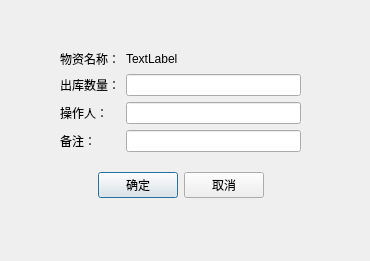
<?xml version="1.0" encoding="UTF-8"?>
<ui version="4.0">
 <class>outBound_Dialog</class>
 <widget class="QDialog" name="outBound_Dialog">
  <property name="geometry">
   <rect>
    <x>0</x>
    <y>0</y>
    <width>370</width>
    <height>261</height>
   </rect>
  </property>
  <property name="windowTitle">
   <string>出库</string>
  </property>
  <property name="windowIcon">
   <iconset>
    <normaloff>icon_1.png</normaloff>icon_1.png</iconset>
  </property>
  <widget class="QWidget" name="layoutWidget">
   <property name="geometry">
    <rect>
     <x>60</x>
     <y>50</y>
     <width>241</width>
     <height>111</height>
    </rect>
   </property>
   <layout class="QFormLayout" name="formLayout_2">
    <item row="0" column="0">
     <widget class="QLabel" name="label_2">
      <property name="text">
       <string>物资名称：</string>
      </property>
     </widget>
    </item>
    <item row="0" column="1">
     <widget class="QLabel" name="material_label_2">
      <property name="text">
       <string>TextLabel</string>
      </property>
     </widget>
    </item>
    <item row="1" column="0">
     <widget class="QLabel" name="label_6">
      <property name="text">
       <string>出库数量：</string>
      </property>
     </widget>
    </item>
    <item row="1" column="1">
     <widget class="QLineEdit" name="outBoundNum_lineEdit"/>
    </item>
    <item row="2" column="0">
     <widget class="QLabel" name="label_7">
      <property name="text">
       <string>操作人：</string>
      </property>
     </widget>
    </item>
    <item row="2" column="1">
     <widget class="QLineEdit" name="operator_lineEdit_2"/>
    </item>
    <item row="3" column="0">
     <widget class="QLabel" name="label_8">
      <property name="text">
       <string>备注：</string>
      </property>
     </widget>
    </item>
    <item row="3" column="1">
     <widget class="QLineEdit" name="note_lineEdit_2"/>
    </item>
   </layout>
  </widget>
  <widget class="QWidget" name="layoutWidget_2">
   <property name="geometry">
    <rect>
     <x>50</x>
     <y>170</y>
     <width>261</width>
     <height>31</height>
    </rect>
   </property>
   <layout class="QHBoxLayout" name="horizontalLayout_2">
    <item>
     <spacer name="horizontalSpacer_3">
      <property name="orientation">
       <enum>Qt::Horizontal</enum>
      </property>
      <property name="sizeHint" stdset="0">
       <size>
        <width>40</width>
        <height>20</height>
       </size>
      </property>
     </spacer>
    </item>
    <item>
     <widget class="QPushButton" name="ok_pushButton_2">
      <property name="text">
       <string>确定</string>
      </property>
     </widget>
    </item>
    <item>
     <widget class="QPushButton" name="cancel_pushButton_2">
      <property name="text">
       <string>取消</string>
      </property>
     </widget>
    </item>
    <item>
     <spacer name="horizontalSpacer_4">
      <property name="orientation">
       <enum>Qt::Horizontal</enum>
      </property>
      <property name="sizeHint" stdset="0">
       <size>
        <width>40</width>
        <height>20</height>
       </size>
      </property>
     </spacer>
    </item>
   </layout>
  </widget>
 </widget>
 <resources/>
 <connections/>
</ui>
